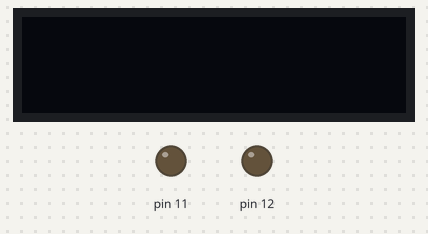
Bench run of a sketch on a simulated Arduino Uno, built with avr-gcc and run on an emulated ATmega328P. Parts: 128×32 one-colour display, output pins drawn as LEDs (lit = HIGH). What the sketch prints to the serial monitor is not drawn.

Above: at 0.1 s.
At 13.6 s:
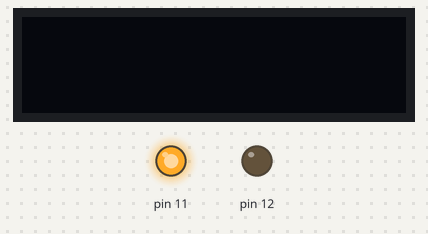
At 21.1 s:
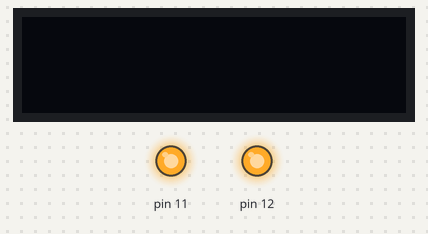
At 39.1 s:
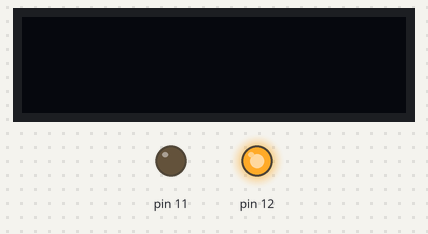
Timing chart, 0 to 40.0 s (numbered marks = the images above):
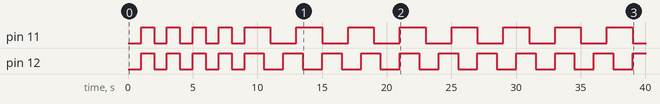

Measured:
- by itself, pin 11: goes 4 × (HIGH 1.0 s, LOW 1.0 s), 7 × (HIGH 2.0 s, LOW 2.0 s), HIGH 2.0 s, then LOW
- by itself, pin 12: goes 4 × (HIGH 1.0 s, LOW 1.0 s), 10 × (HIGH 1.5 s, LOW 1.5 s), then HIGH

The sketch:

nate_sketch_06_nonblocking.ino
```cpp
#include "led.h"
#include "buzzer.h"
#include "oleddisplay.h"

/** Analog Channels */
#define PHOTORESISTOR A3
#define DISPLAY_SCA A4
#define DISPLAY_CLOCK A5

/** Digital Channels */
#define LED_RED 11
#define LED_GREEN 12
#define BUZZER 3

Led* GREEN;
Led* RED;
Buzzer* SIREN;
OLEDDisplay* OLED_DISPLAY;
void setup() {
  // put your setup code here, to run once:
  Serial.begin(9600);
  Serial.println("Setup starts");
  pinMode(BUZZER, OUTPUT);
  GREEN = new Led(LED_GREEN);
  RED = new Led(LED_RED);
  OLED_DISPLAY = new OLEDDisplay(DISPLAY_CLOCK, DISPLAY_SCA, 4, 128, 32);

  GREEN->BlinkInterval(1000,5, false);
  RED->BlinkInterval(1000,5, false);
  SIREN = new Buzzer(BUZZER);
  Serial.println("Setup Complete");
}

unsigned long currMilis = 0;
bool displayAlready = false;
unsigned int offset = 2;
unsigned long prevMilis = 0;
void loop() {
  // put your main code here, to run repeatedly:
  GREEN->OnUpdate(millis());
  RED->OnUpdate(millis());
  SIREN->OnUpdate(millis());
  OLED_DISPLAY->OnUpdate(millis());

  if (displayAlready == false) {
    Serial.println("Start blinking the screen");
    OLED_DISPLAY->AnimateWriteToScreen(500,"Hello ! World", 1, 15 ,15, 10,0);
    displayAlready = true;
  }


  if (GREEN->RemainingBlinkCount() < 1 && RED->RemainingBlinkCount() < 1) {
    if (millis() - currMilis > 5000) {
      //SIREN->PlaySirenInterval(); // play sound
      currMilis = millis();
    } else {
      // Blink
      GREEN->BlinkInterval(1500, 10, false);
      RED->BlinkInterval(2000, 10, false);
    }
  }
}
```

buzzer.cpp
```cpp
#include "buzzer.h"

Buzzer::Buzzer(byte pin) {
  m_pin = pin;
  Init();
}

void Buzzer::Init() {
  pinMode(m_pin, OUTPUT);

  m_prevMiliSeconds = 0;
  m_count = 0;
  m_internvalMiliSeconds = 0;
  m_currentHz = 0;
  m_endHz= 0;
  m_durationHz = 0;
  m_stepHz = 0;
  m_incrementStep = true;
}


void Buzzer::Play(unsigned int hz, unsigned int duration) {
  tone(m_pin, hz, duration);
}

void Buzzer::Stop() {
  noTone(m_pin);
  Init();
}

bool Buzzer::isFinishedPlaying() {
  return m_count <= 0;
}

void Buzzer::PlaySiren() {
  for(int hz = 440; hz < 1000; hz+=25)
  {
    Play(hz, 50);
    delay(5);
  }

  for(int hz = 1000; hz > 440; hz-=25)
  {
    Play(hz, 50);
    delay(5);
  }
}

void Buzzer::PlaySirenInterval() {
  if (m_currentHz == 0) {
    // first time ever
    m_currentHz = 440;
    m_endHz = 1000;
    m_stepHz = 25;
    m_durationHz = 50;
    m_internvalMiliSeconds = 5;
    m_count = 1000;
  }

  if (isFinishedPlaying()) {
    m_count = 1000;
    m_incrementStep != m_incrementStep;
    if (m_incrementStep) {
      m_currentHz = 440;
      m_endHz = 1000;
    } else {
      m_currentHz = 1000;
      m_endHz = 440;
    }
  }

}

void Buzzer::PlayInterval(unsigned int hz, unsigned int endHz, unsigned int dur, int stepHz, bool increment,
  unsigned int intervalMiliSeconds,
  unsigned long count,
  bool overwrite) {
  if (overwrite == false) {
    if (m_count > 0) {
      // do nothing
      return;
    }
  }

  m_currentHz = hz;
  m_endHz = endHz;
  m_durationHz = dur;
  m_internvalMiliSeconds = intervalMiliSeconds;
  m_count = count;
  m_stepHz = stepHz;
  m_incrementStep = increment;

}

void Buzzer::OnUpdate(unsigned long miliSeconds) {

  if (miliSeconds - m_prevMiliSeconds >= m_internvalMiliSeconds) {
      bool shouldContinue = true;
      // determine to step up or down
      if (m_incrementStep) {
        shouldContinue = m_currentHz < m_endHz;
      } else {
        shouldContinue = m_endHz < m_currentHz;
      }

      // playing a sound or stop
      if (m_count > 0 && shouldContinue) {
        Play(m_currentHz, m_durationHz);
        if (m_incrementStep) {
          m_currentHz += m_stepHz;
        } else {
          m_currentHz -= m_stepHz;
        }
        m_count--;
      } else {
        m_count = 0;
        Stop();
      }

      m_prevMiliSeconds = miliSeconds;
  }
}
```

buzzer.h
```cpp
/**
 * Buzzer.h
 * Non-blocking active buzzer implementation.
 *
 * @author Nate K.
 */

#ifndef BUZZER
#define BUZZER

#include "Arduino.h"

class Buzzer {
  private:
    /** Arduino Digital Pin/Channel */
    byte m_pin;

    /** Previous timestamp when BUZZ is ON. */
    unsigned long m_prevMiliSeconds;

    /** Interval between buzzing */
    unsigned long m_internvalMiliSeconds;

    /** How many times to play */
    unsigned long m_count;

    /** Current Frequency in Hz being played. (interval mode) */
    unsigned int m_currentHz;

    /** Ending Frequency in Hz. (internval mode)*/
    unsigned int m_endHz;

    /** Duration of each frequency in Hz. */
    unsigned int m_durationHz;

    /** Increment/decrement HZ for each duration. */
    int m_stepHz;

    /** Increment mode if true.*/
    bool m_incrementStep;

    void Init();

  public:
    Buzzer(byte pin);

    void Play(unsigned int hz, unsigned int duration);
    void Stop();
    bool isFinishedPlaying();

    /** Blocking Method */
    void PlaySiren();

    /** Non-blocking method */
    /**
     * Play a customized set of frequency/buzzer sound on the given interval.
     */
    void PlayInterval(unsigned int hz, unsigned int endHz, unsigned int dur, int stepHz, bool increment, unsigned int intervalMiliSeconds, unsigned long count, bool overwrite);
    /**
     * Play a siren alarm sound every interval.
     */
    void PlaySirenInterval();

    /** OnUpdate() for calling in Loop() to trigger a siren without blocking. */
    void OnUpdate(unsigned long miliSeconds);
};

#endif
```

led.cpp
```cpp
#include "led.h"

Led::Led(byte pin) {
  m_pin = pin;
  Init();
}

void Led::Init() {
  pinMode(m_pin, OUTPUT);
  m_prevMiliSeconds = 0;
  m_currState = false;
  m_blinkCount = 0;
  m_internvalMiliSeconds = 0;
}

void Led::On() {
  if (m_currState == false) {
    digitalWrite(m_pin, HIGH);
  }
  m_currState = true;
}

void Led::Off() {
  if (m_currState == true) {
    digitalWrite(m_pin, LOW);
  }
  m_currState = false;
}

bool Led::CurrentState() {
  return m_currState;
}

unsigned int Led::RemainingBlinkCount() {
  return m_blinkCount;
}

void Led::BlinkInterval(unsigned int intervalMiliSeconds, int count, bool overwrite) {
  if (overwrite == false) {
    if (m_blinkCount > 0) {
      // do nothing
      return;
    }
  }

  m_blinkCount = count;
  m_internvalMiliSeconds = intervalMiliSeconds;
}

void Led::OnUpdate(unsigned long miliSeconds) {

  if (miliSeconds - m_prevMiliSeconds >= m_internvalMiliSeconds) {
      if (m_currState == false && m_blinkCount > 0) {
        On();
        m_blinkCount--;
      } else {
        Off();
      }

      m_prevMiliSeconds = miliSeconds;
  }

}
```

led.h
```cpp
/**
 * Led.h
 * Non-blocking LED blinking implementation.
 *
 * @author Nate K.
 */
#ifndef LED
#define LED

#include "Arduino.h"

class Led {
  private:
    /** Arduino Digital Pin/Channel */
    byte m_pin;

    /** Previous timestamp when LED is ON. */
    unsigned long m_prevMiliSeconds;

    /** Current state of LED */
    bool m_currState;

    /** Interval between Blink */
    unsigned long m_internvalMiliSeconds;

    /** How many times to blink */
    int m_blinkCount;

    void Init();

  public:
    Led(byte pin);
    void On();
    void Off();
    /** Non-blocking blink every nth interval. */
    void BlinkInterval(unsigned int intervalMiliSeconds, int count, bool overwrite);
    /** OnUpdate() for calling in Loop() to trigger blink without blocking. */
    void OnUpdate(unsigned long miliSeconds);
    bool CurrentState();
    unsigned int RemainingBlinkCount();
};

#endif
```

oleddisplay.cpp
```cpp
#include "oleddisplay.h"


OLEDDisplay::OLEDDisplay(uint8_t pinClock, uint8_t pinData, byte resetPin, unsigned int width, unsigned int height){
  m_pinClock = pinClock;
  m_pinSCA = pinData;
  m_reset_pin = resetPin;
  m_width = width;
  m_height = height;
  m_prevMiliSeconds = 0;
  m_writeMode = WRITE_MODE_NORMAL;
  Init();
}


OLEDDisplay::Init() {

  m_displayAdapter = Adafruit_SSD1306(m_width, m_height, &Wire, m_reset_pin);
  if(!m_displayAdapter.begin(SSD1306_SWITCHCAPVCC, 0x3C)) { // Address 0x3C for 128x32
    Serial.println(F("SSD1306 allocation failed"));
    for(;;); // Don't proceed, loop forever
  }

  ClearDisplay();
}

OLEDDisplay::ClearDisplay() {
  m_displayAdapter.clearDisplay(); // empty buffer
  m_displayAdapter.display(); // write empty buffer out
  m_onScreenState = false;
}

OLEDDisplay::ResetMode() {
  m_onScreenState = false;
  m_stepOffsetX = 0;
  m_stepOffsetY = 0;
  m_currentOnScreenIndex = 0;
  m_writeMode = WRITE_MODE_NORMAL;
}

OLEDDisplay::WriteToScreen(char * str, float textSize, int x, int y, bool clearBeforeWrite) {
  if (clearBeforeWrite == true) {
    ClearDisplay();
  }
  m_displayAdapter.setTextSize(textSize);      // Normal 1:1 pixel scale
  m_displayAdapter.setTextColor(WHITE); // Draw white text
  m_displayAdapter.setCursor(x, y);     // Start at top-left corner
  m_displayAdapter.cp437(true);         // Use full 256 char 'Code Page 437' font
  m_displayAdapter.write(str);          // write to buffer
  m_displayAdapter.display();

  m_onScreenState = true;
}


OLEDDisplay::BlinkWriteToScreen(unsigned int waitMiliSeconds, char * str, float textSize, int x, int y){
  m_onScreenText = str;
  m_onScreenTextSize = textSize;
  m_onScreenText_XPos = x;
  m_onScreenText_YPos = y;
  m_writeMode = WRITE_MODE_BLINK;

  m_stepOffsetX = 0;
  m_stepOffsetY = 0;

  m_intervalMiliSeconds = waitMiliSeconds;
  m_onScreenState = false;
  m_onScreenClearBeforeWrite = false;

}

OLEDDisplay::AnimateWriteToScreen(unsigned int waitMiliSeconds, char * str, float textSize, int x, int y, int stepOffsetX, int stepOffsetY) {
  m_onScreenText = str;
  m_onScreenTextSize = textSize;
  m_onScreenText_XPos = x;
  m_onScreenText_YPos = y;
  m_writeMode = WRITE_MODE_ANIMATE;

  m_intervalMiliSeconds = waitMiliSeconds;
  m_onScreenState = false;
  m_stepOffsetX = stepOffsetX;
  m_stepOffsetY = stepOffsetY;
  m_tempX = x;
  m_tempY = y;

  m_displayOneCharEachInterval = true;  // check if deprecate
  m_currentOnScreenIndex = 0;
  m_onScreenClearBeforeWrite = false;
}


OLEDDisplay::OnUpdate(unsigned long miliSeconds) {
  if (m_writeMode == WRITE_MODE_NORMAL) {
    return;
  }

  // TODO: Check if blink vs animate can coexist here
  if (miliSeconds - m_prevMiliSeconds >= m_intervalMiliSeconds) {
      m_prevMiliSeconds = miliSeconds;

      if (m_writeMode == WRITE_MODE_BLINK) {
        if (m_onScreenState == false) {
          WriteToScreen(m_onScreenText,
            m_onScreenTextSize,
            m_onScreenText_XPos + m_stepOffsetX,
            m_onScreenText_YPos + m_stepOffsetY,
            m_onScreenClearBeforeWrite);
        } else {
          ClearDisplay();
        }
      } else if (m_writeMode == WRITE_MODE_ANIMATE) {
        if (m_currentOnScreenIndex > strlen(m_onScreenText)) {
          ClearDisplay();
          return;
        }

        if (m_currentOnScreenIndex == 0) {
          ClearDisplay();
        }

        //char * screenTextToDisplay =
        char* oneChar = m_onScreenText[m_currentOnScreenIndex];
        char oneChar2 = oneChar[0];
        Serial.println(oneChar2);

        WriteToScreen(oneChar2,
            m_onScreenTextSize,
            m_tempX,
            m_tempY,
            m_onScreenClearBeforeWrite);

        Serial.println(m_tempX);
        m_tempX += m_stepOffsetX;
        m_tempY += m_stepOffsetY;
        m_currentOnScreenIndex++;

      }
  }
}
```

oleddisplay.h
```cpp
/**
 * OledDisplay.h
 * Non-blocking OLED display implementation.
 *
 * @author Nate K.
 */
#ifndef OLEDDISPLAY
#define OLEDDISPLAY

#include <SPI.h>
#include <Wire.h>
#include <Adafruit_GFX.h>
#include <Adafruit_SSD1306.h>

class OLEDDisplay {
  private:
    /** Analog Clock Pin */
    uint8_t m_pinClock;

    /** Analog Data Pin */
    uint8_t m_pinSCA;

    /** Display adapter */
    Adafruit_SSD1306 m_displayAdapter;

    /** Reset Pin */
    byte m_reset_pin = 4;

    /** Screen width */
    unsigned int m_width;
    /** Screen Height */
    unsigned int m_height;

    /** Previous timestamp when OLED display is ON. */
    unsigned long m_prevMiliSeconds;

    unsigned long m_intervalMiliSeconds;

    /** Text on-screen */
    char* m_onScreenText;
    /** Text Size */
    float m_onScreenTextSize;
    /** X Position */
    int m_onScreenText_XPos;
    /** Y position */
    int m_onScreenText_YPos;
    /** Current state of the onScreen. */
    bool m_onScreenState = false;
    /** Flag whether to clear screen before writing */
    bool m_onScreenClearBeforeWrite = true;

    /**
     *  Mode
     *  0 = Normal
     *  1 = Blink
     *  2 = Animate - on character at a time.
     *  3 = Scroll left
     *  4 = Scroll Right
     */
    unsigned int m_writeMode = 0;

    unsigned const int WRITE_MODE_NORMAL = 0;
    unsigned const int WRITE_MODE_BLINK = 1;
    unsigned const int WRITE_MODE_ANIMATE = 2;
    unsigned const int WRITE_MODE_SCROLL_L = 3;
    unsigned const int WRITE_MODE_SCROLL_R = 4;


    int m_stepOffsetX = 0;
    int m_stepOffsetY = 0;
    int m_tempX = 0;
    int m_tempY = 0;

    bool m_displayOneCharEachInterval = false;  // Deprecate this
    unsigned int m_currentOnScreenIndex = 0;

    Init();

  public:
    OLEDDisplay(uint8_t pinClock, uint8_t pinData, byte resetPin, unsigned int width, unsigned int height);
    WriteToScreen(char * str, float textSize, int x, int y, bool clearBeforeWrite);
    BlinkWriteToScreen(unsigned int waitMiliSeconds, char * str, float textSize, int x, int y);
    AnimateWriteToScreen(unsigned int waitMiliSeconds, char * str, float textSize, int x, int y, int stepOffsetX, int stepOffsetY);
    ScrollWriteToScreen(unsigned int waitMiliSeconds, char * str, float textSize, int x, int y, int stepOffsetX, int stepOffsetY);
    ClearDisplay();
    ResetMode();

    /** OnUpdate() for calling in Loop() to trigger a siren without blocking. */
    OnUpdate(unsigned long miliSeconds);


};
#endif
```
